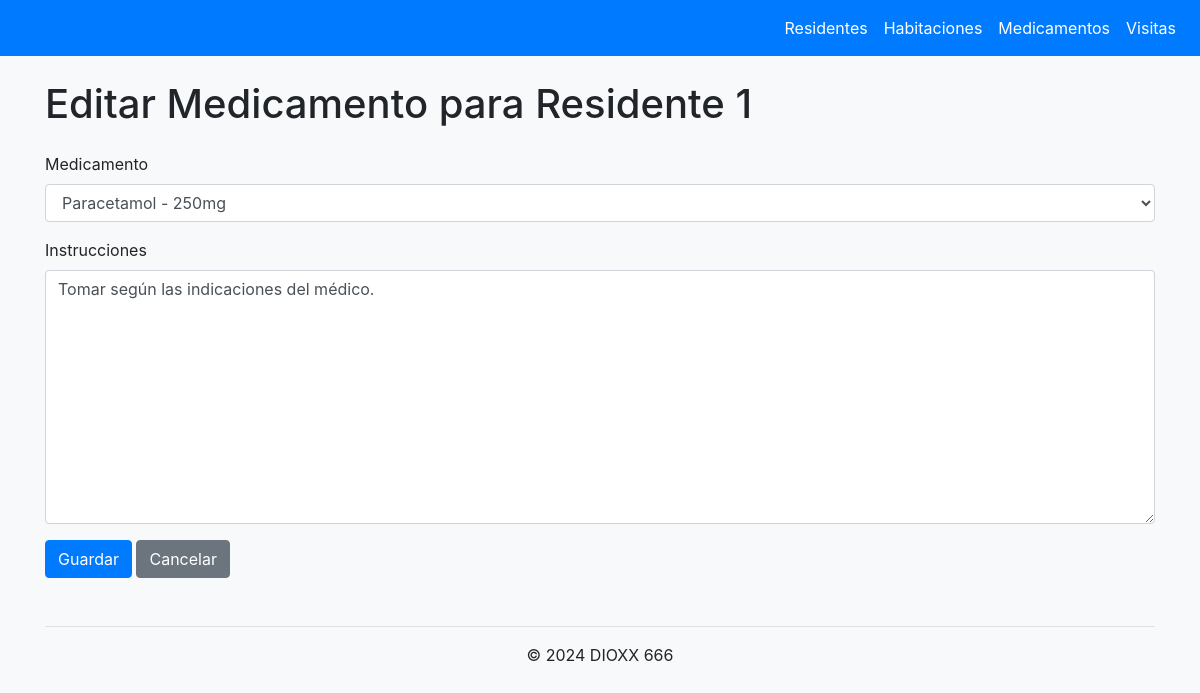
/residente/medicamento/6/edit/, run on the app's committed database.
### core/models.py (models this page shows, shortened)
class MedicamentoResidente(models.Model):
    residente = models.ForeignKey(Residente, on_delete=models.CASCADE)
    medicamento = models.ForeignKey(Medicamento, on_delete=models.CASCADE)
    instrucciones = models.TextField()

class Residente(models.Model):
    nombre = models.CharField(max_length=100)
    fecha_nacimiento = models.DateField()
    numero_identificacion = models.CharField(max_length=20, unique=True)
    contacto_emergencia = models.CharField(max_length=100)
    telefono_emergencia = models.CharField(max_length=20)
    habitacion = models.ForeignKey(Habitacion, on_delete=models.SET_NULL, null=True, blank=True)
    medicamentos = models.ManyToManyField(Medicamento, through='MedicamentoResidente')

### core/views.py (the view, shortened to what this page needs)
# urls.py: path('residente/medicamento/<int:pk>/edit/', views.MedicamentoResidenteUpdateView.as_view(), name='medicamento_residente_edit'),
class MedicamentoResidenteUpdateView(UpdateView):
    model = MedicamentoResidente
    form_class = MedicamentoResidenteForm
    template_name = 'core/medicamento_residente_form.html'

### core/forms.py
class MedicamentoResidenteForm(forms.ModelForm):
    class Meta:
        model = MedicamentoResidente
        fields = ['medicamento', 'instrucciones']

### core/models.py (called while the page is built)
    def __str__(self):
        return f"{self.nombre} - {self.dosis}"

### core/templates/core/medicamento_residente_form.html (shortened to what this page needs)
{% extends 'base.html' %}
{% load bootstrap4 %}
{% block content %}
  <h1 class="mb-4">Editar Medicamento para {{ form.instance.residente.nombre }}</h1>
  <form method="post">
    {% bootstrap_form form %}
    {% buttons %}
      <button type="submit" class="btn btn-primary">Guardar</button>
      <a href="{% url 'residente_detail' form.instance.residente.pk %}" class="btn btn-secondary">Cancelar</a>
    {% endbuttons %}
  </form>
{% endblock %}

### core/templates/base.html (style rules this page uses)
body { padding-top: 5rem; background-color: #f8f9fa; }

### data on the page
MedicamentoResidente: instance.residente.nombre "Residente 1", medicamento "Paracetamol - 250mg", instrucciones "Tomar según las indicaciones del médico."
